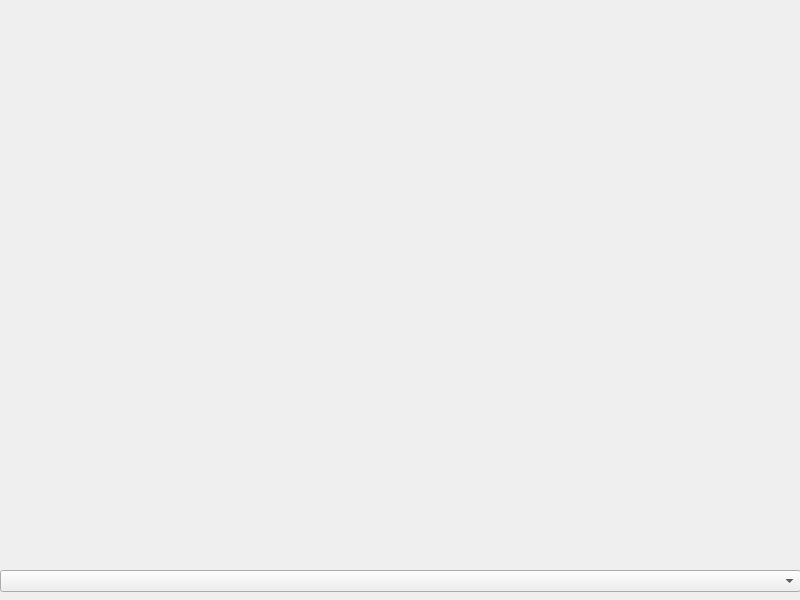
<?xml version="1.0" encoding="UTF-8"?>
<ui version="4.0">
 <class>Dialog</class>
 <widget class="QDialog" name="Dialog">
  <property name="geometry">
   <rect>
    <x>0</x>
    <y>0</y>
    <width>800</width>
    <height>600</height>
   </rect>
  </property>
  <property name="windowTitle">
   <string>Dialog</string>
  </property>
  <widget class="QComboBox" name="comboBox">
   <property name="geometry">
    <rect>
     <x>0</x>
     <y>570</y>
     <width>801</width>
     <height>22</height>
    </rect>
   </property>
  </widget>
  <widget class="QWidget" name="verticalLayoutWidget">
   <property name="geometry">
    <rect>
     <x>0</x>
     <y>0</y>
     <width>801</width>
     <height>561</height>
    </rect>
   </property>
   <layout class="QVBoxLayout" name="verticalLayout"/>
  </widget>
 </widget>
 <resources/>
 <connections/>
</ui>
